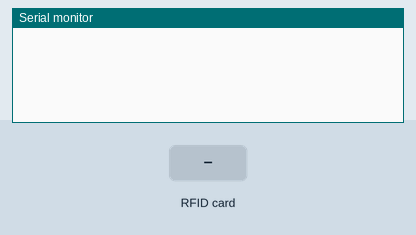
The sketch below on a simulated ESP32. On the bench: the last lines printed to the serial monitor. The test bench sets the inputs (shaded band).

Above: at 1.3 s.
1.4 s: RFID card 3A 5C 33 02 held to the reader
At 2.1 s:
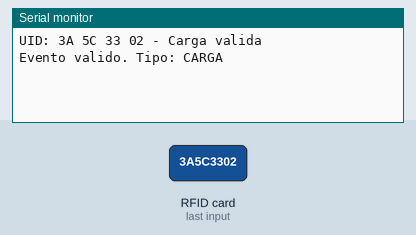
3.1 s: RFID card 33 94 BC D9 held to the reader
At 4.5 s:
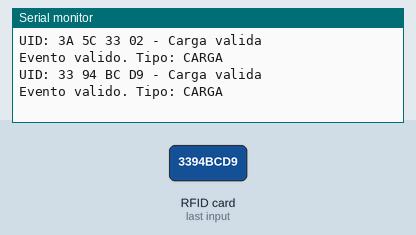
4.8 s: RFID card 5E 7A 19 C4 held to the reader
At 6.2 s:
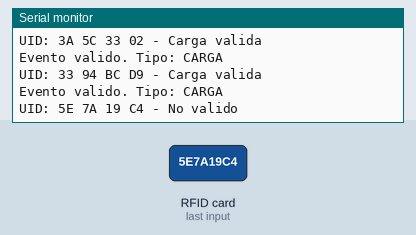
6.5 s: RFID card 3A 5C 33 02 held to the reader
At 7.6 s:
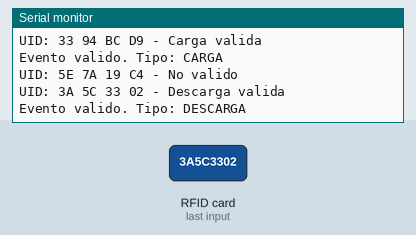

The sketch:

TestRfid.ino
```cpp
#include "RfidManager.h"

void setup() {
  Serial.begin(115200);
  rfidManager.begin();
}

void loop() {
  RfidEvent event = rfidManager.readEvent();

  if (event.valid) {
    Serial.print("Evento valido. Tipo: ");
    Serial.println(event.tipo == RFID_CARGA ? "CARGA" : "DESCARGA");
  }

  delay(200);
}
```

RfidManager.cpp
```cpp
#include "RfidManager.h"
#include "config.h"

RfidManager rfidManager;

RfidManager::RfidManager()
  : readerCarga(RFID_SS1_CARGA, RFID1_RST),
    readerDescarga(RFID_SS2_DESCARGA, RFID2_RST) {}

void RfidManager::begin() {
  SPI.begin();

  readerCarga.PCD_Init();
  readerDescarga.PCD_Init();
}

RfidEvent RfidManager::readEvent() {
  RfidEvent event;
  event.valid = false;
  event.tipo = RFID_NINGUNO;
  memset(event.uid, 0, sizeof(event.uid));

  if (readFrom(readerCarga, RFID_CARGA, event)) {
    return event;
  }

  if (readFrom(readerDescarga, RFID_DESCARGA, event)) {
    return event;
  }

  return event;
}

bool RfidManager::readFrom(MFRC522& reader, TipoRfid tipo, RfidEvent& event) {
  if (!reader.PICC_IsNewCardPresent() || !reader.PICC_ReadCardSerial()) {
    return false;
  }

  byte uid[4] = {0, 0, 0, 0};

  for (byte i = 0; i < 4 && i < reader.uid.size; i++) {
    uid[i] = reader.uid.uidByte[i];
  }

  Serial.print("UID: ");
  printUid(uid);
  Serial.print(" - ");

  if (isKnownUid(uid)) {
    Serial.println(tipo == RFID_CARGA ? "Carga valida" : "Descarga valida");

    event.valid = true;
    event.tipo = tipo;
    memcpy(event.uid, uid, 4);
  } else {
    Serial.println("No valido");
  }

  reader.PICC_HaltA();
  reader.PCD_StopCrypto1();

  return event.valid;
}

bool RfidManager::isKnownUid(byte uid[4]) {
  return compareUid(uid, vacuna1) || compareUid(uid, vacuna2);
}

bool RfidManager::compareUid(byte a[4], byte b[4]) {
  for (byte i = 0; i < 4; i++) {
    if (a[i] != b[i]) {
      return false;
    }
  }

  return true;
}

void RfidManager::printUid(byte uid[4]) {
  for (byte i = 0; i < 4; i++) {
    if (uid[i] < 0x10) {
      Serial.print("0");
    }

    Serial.print(uid[i], HEX);

    if (i < 3) {
      Serial.print(" ");
    }
  }
}
```

RfidManager.h
```cpp
#pragma once
#include <Arduino.h>
#include <SPI.h>
#include <MFRC522.h>
#include "types.h"

class RfidManager {
public:
  RfidManager();

  void begin();
  RfidEvent readEvent();

private:
  MFRC522 readerCarga;
  MFRC522 readerDescarga;

  byte vacuna1[4] = {0x3A, 0x5C, 0x33, 0x02};
  byte vacuna2[4] = {0x33, 0x94, 0xBC, 0xD9};

  bool readFrom(MFRC522& reader, TipoRfid tipo, RfidEvent& event);
  bool isKnownUid(byte uid[4]);
  bool compareUid(byte a[4], byte b[4]);
  void printUid(byte uid[4]);
};

extern RfidManager rfidManager;
```

types.h
```cpp
#pragma once
#include <Arduino.h>

enum EstadoTemperatura : uint8_t {
  ESTADO_NORMAL = 1,
  ESTADO_ALERTA = 2,
  ESTADO_PELIGRO = 3
};

enum TipoRfid : uint8_t {
  RFID_NINGUNO = 0,
  RFID_CARGA = 1,
  RFID_DESCARGA = 2
};

struct TemperatureSample {
  float value;
  char timestamp[20];
};

struct RfidEvent {
  bool valid;
  TipoRfid tipo;
  byte uid[4];
};

struct PendingRecord {
  uint8_t used;
  uint8_t kind;   // 1 temp, 2 rfid
  uint8_t estado;
  uint8_t rfidTipo;
  float temperature;
  char timestamp[20];
  byte uid[4];
};
```

config.h
```cpp
#pragma once

#define WIFI_SSID "REPLACE_WITH_YOUR_SSID"
#define WIFI_PASSWORD "REPLACE_WITH_YOUR_PASSWORD"

#define SERVER_URL "https://tempsegura.net/ProyectoFinal/Backend/controllers/Registrar.php"
#define CONFIG_URL "https://tempsegura.net/ProyectoFinal/Backend/controllers/Config.php"

#define USER_ID "99999"
#define USER_PASS "12345"

#define PHONE_NUMBER "+542613638639"

// Ajustar pines segun tu placa ESP32.
#define ONE_WIRE_BUS 26

#define BUZZER_PIN 25
#define LED_ROJO_PIN 25

#define DISPLAY_CLK 22
#define DISPLAY_DIO 21

#define SIM800_RX 17
#define SIM800_TX 16

#define RFID_SS1_CARGA 5
#define RFID_SS2_DESCARGA 4
#define RFID1_RST 14
#define RFID2_RST 27

#define TEMP_SENTINEL 128.8f
#define MAX_SAMPLES 6

#define DEFAULT_UMBRAL_SUP 8
#define DEFAULT_UMBRAL_INF 2

#define EEPROM_SIZE 4096
#define STORAGE_MAX_RECORDS 24
```

Measured:
- after the input at 1.4 s, the serial monitor: prints a new line after 0.20 s (image 1)
- after the input at 3.1 s, the serial monitor: prints a new line after 0.21 s (image 2)
- after the input at 4.8 s, the serial monitor: prints a new line after 0.21 s (image 3)
- after the input at 6.5 s, the serial monitor: prints a new line at once (image 4)
